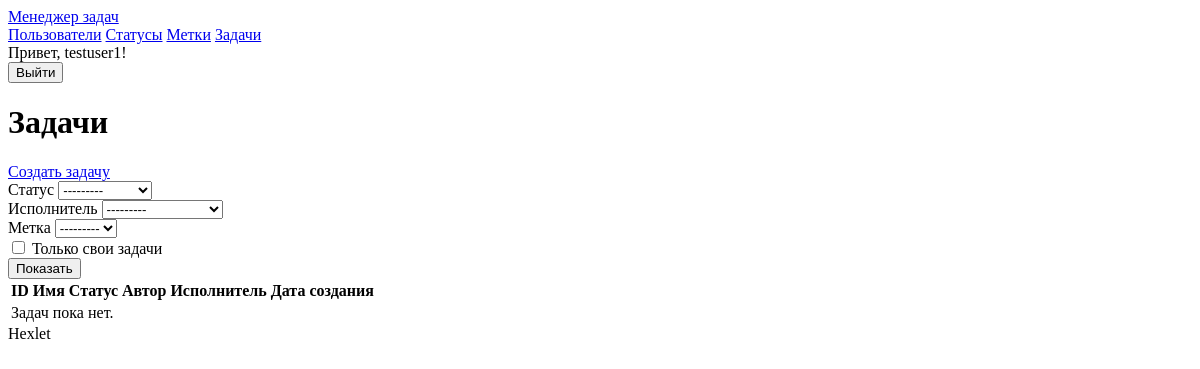
/tasks/ (signed in), run on an earlier commit of the app's database.
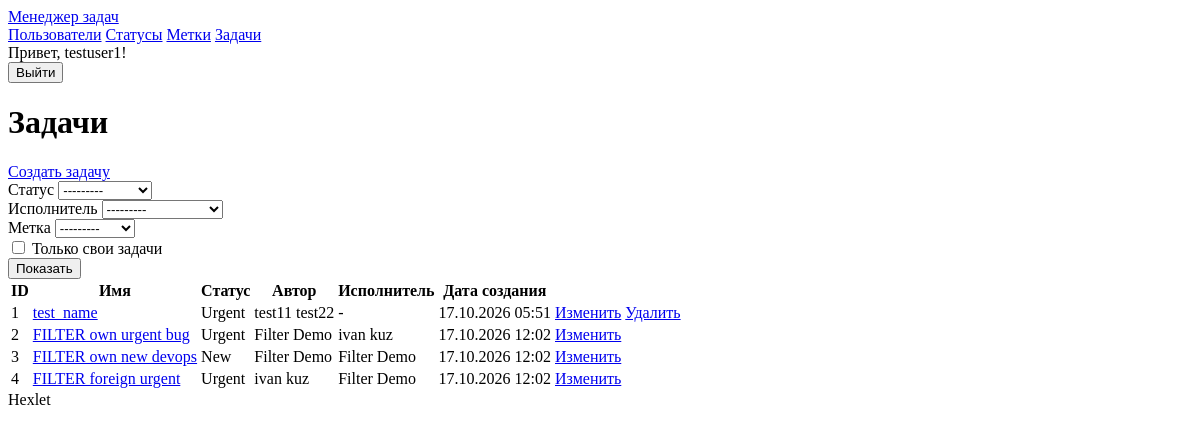
And on a later commit of the database.
### task_manager/users/models.py (models this page shows)
class User(AbstractUser):
    pass

### task_manager/tasks/models.py (models this page shows, shortened)
class Task(models.Model):
    name = models.CharField(
        max_length=100,
        unique=True,
        verbose_name=_('Name'),
        error_messages={'unique': _('Task with this Name already exists')},
    )
    description = models.TextField(blank=True, verbose_name=_('Description'))
    reporter = models.ForeignKey(
        settings.AUTH_USER_MODEL,
        on_delete=models.PROTECT,
        related_name='reported_tasks',
        verbose_name=_('Reporter'),
    )
    assignee = models.ForeignKey(
        settings.AUTH_USER_MODEL,
        on_delete=models.PROTECT,
        blank=True,
        null=True,
        related_name='assigned_tasks',
        verbose_name=_('Assignee'),
    )
    status = models.ForeignKey(
        Status,
        on_delete=models.PROTECT,
        related_name='tasks',
        verbose_name=_('Status'),
    )
    labels = models.ManyToManyField(
        Label, blank=True, related_name='tasks', verbose_name=_('Labels')
    )
    created_at = models.DateTimeField(auto_now_add=True)
    updated_at = models.DateTimeField(auto_now=True)
    class Meta:
        verbose_name = _('Task')
        verbose_name_plural = _('Tasks')

### task_manager/statuses/models.py (models this page shows, shortened)
class Status(models.Model):
    name = models.CharField(max_length=255, unique=True)
    is_default = models.BooleanField(
        default=False,
        verbose_name=_('Default'),
        help_text=_('This status is preselected when a task is created'),
    )
    created_at = models.DateTimeField(auto_now_add=True)
    updated_at = models.DateTimeField(auto_now=True)
    class Meta:
        constraints = [
            models.UniqueConstraint(
                fields=['is_default'],
                condition=Q(is_default=True),
                name='unique_default_status',
                violation_error_message=_('Only one status can be default'),
            ),
        ]
    def __str__(self):
        return self.name

### task_manager/tasks/views.py (the view)
# urls.py: path('', TaskListView.as_view(), name='tasks'),
class TaskListView(LoginRequiredMixin, FilterView):
    template_name = 'tasks/index.html'
    context_object_name = 'tasks'
    filterset_class = TaskFilter
    def get_queryset(self):
        return Task.objects.select_related(
            'status', 'reporter', 'assignee'
        ).order_by('created_at')

### task_manager/labels/models.py (called while the page is built)
    def __str__(self):
        return self.name

### task_manager/tasks/templates/tasks/index.html (shortened to what this page needs)
{% extends 'base.html' %}
{% load i18n %}
{% block content %}
<div class="max-w-6xl mx-auto">
    <div class="flex items-center justify-between mb-6">
        <h1 class="text-3xl font-bold text-gray-900">{% trans "Tasks" %}</h1>
        <a href="{% url 'task_create' %}" class="inline-block bg-blue-600 hover:bg-blue-700 text-white font-medium px-4 py-2 rounded-md">
            {% trans "Create task" %}
        </a>
    </div>
    <form method="get" class="mb-6 rounded-md border border-gray-200 bg-white p-4 shadow-sm">
        <div class="grid gap-4 sm:grid-cols-2 lg:grid-cols-4">
            <div>
                <label for="{{ filter.form.status.id_for_label }}" class="mb-1 block text-sm font-medium text-gray-700">
                    {{ filter.form.status.label }}
                </label>
                {{ filter.form.status }}
            </div>
            <div>
                <label for="{{ filter.form.executor.id_for_label }}" class="mb-1 block text-sm font-medium text-gray-700">
                    {{ filter.form.executor.label }}
                </label>
                {{ filter.form.executor }}
            </div>
            <div>
                <label for="{{ filter.form.label.id_for_label }}" class="mb-1 block text-sm font-medium text-gray-700">
                    {{ filter.form.label.label }}
                </label>
                {{ filter.form.label }}
            </div>
            <div class="flex items-end">
                <label class="flex items-center gap-2 text-sm text-gray-700">
                    {{ filter.form.self_tasks }}
                    <span>{{ filter.form.self_tasks.label }}</span>
                </label>
            </div>
        </div>
        <div class="mt-4">
            <button type="submit" class="inline-block bg-blue-600 hover:bg-blue-700 text-white font-medium px-4 py-2 rounded-md">
                {% trans "Show" %}
            </button>
        </div>
    </form>
    <div class="overflow-hidden rounded-md border border-gray-200 bg-white shadow-sm">
        <div class="overflow-x-auto">
            <table class="min-w-full border-collapse">
                <thead class="bg-gray-50">
                    <tr>
                        <th scope="col" class="px-4 py-3 text-left text-sm font-medium text-gray-700">ID</th>
                        <th scope="col" class="px-4 py-3 text-left text-sm font-medium text-gray-700">{% trans "Name" %}</th>
                        <th scope="col" class="px-4 py-3 text-left text-sm font-medium text-gray-700">{% trans "Status" %}</th>
                        <th scope="col" class="px-4 py-3 text-left text-sm font-medium text-gray-700">{% trans "Reporter" %}</th>
                        <th scope="col" class="px-4 py-3 text-left text-sm font-medium text-gray-700">{% trans "Assignee" %}</th>
                        <th scope="col" class="px-4 py-3 text-left text-sm font-medium text-gray-700">{% trans "Created" %}</th>
                        <th scope="col" class="px-4 py-3 text-right text-sm font-medium text-gray-700">&nbsp;</th>
                    </tr>
                </thead>
                <tbody class="divide-y divide-gray-200 bg-white">
                    {% for task in tasks %}
                        <tr class="hover:bg-gray-50">
                            <td class="px-4 py-3 text-sm text-gray-900">{{ task.id }}</td>
                            <td class="px-4 py-3 text-sm text-gray-900">
                                <a href="{% url 'task_detail' task.id %}" class="text-blue-600 hover:text-blue-800">{{ task.name }}</a>
                            </td>
                            <td class="px-4 py-3 text-sm text-gray-900">{{ task.status.name }}</td>
                            <td class="px-4 py-3 text-sm text-gray-900">{{ task.reporter.get_full_name|default:task.reporter.username }}</td>
                            <td class="px-4 py-3 text-sm text-gray-900">
                                {% if task.assignee %}
                                    {{ task.assignee.get_full_name|default:task.assignee.username }}
                                {% else %}
                                    -
                                {% endif %}
                            </td>
                            <td class="px-4 py-3 text-sm text-gray-900">{{ task.created_at|date:"d.m.Y H:i" }}</td>
                            <td class="px-4 py-3 text-right text-sm">
                                <div class="flex flex-col items-end space-y-1">
                                    <a href="{% url 'task_update' task.id %}" class="text-blue-600 hover:text-blue-800">{% trans "Edit" %}</a>
                                    {% if request.user == task.reporter %}
                                        <a href="{% url 'task_delete' task.id %}" class="text-red-600 hover:text-red-800">{% trans "Delete" %}</a>
                                    {% endif %}
                                </div>
                            </td>
                        </tr>
                    {% empty %}
                        <tr>
                            <td colspan="7" class="px-4 py-6 text-center text-sm text-gray-500">{% trans "No tasks yet." %}</td>
                        </tr>
                    {% endfor %}
                </tbody>
            </table>
        </div>
    </div>
</div>
{% endblock %}

### templates/base.html (shortened to what this page needs)
{% load i18n %}
{% get_current_language as LANGUAGE_CODE %}
<!DOCTYPE html>
{% load tailwind_cli %}
<html lang="{{ LANGUAGE_CODE|default:'en' }}">
<head>
</head>
<body class="bg-gray-50 min-h-screen flex flex-col">
    <header class="bg-white border-b">
        <div class="container mx-auto px-4">
            <div class="flex items-center justify-between h-16">
                <div class="flex items-center space-x-6">
                    <a href="{% url 'index' %}" class="text-lg font-semibold text-gray-900">{% trans "Task manager" %}</a>
                    <nav class="hidden sm:flex space-x-4 text-sm">
                        <a href="{% url 'users' %}" class="text-gray-600 hover:text-gray-900">{% trans "Users" %}</a>
                        {% if user.is_authenticated %}
                        <a href="{% url 'statuses' %}" class="text-gray-600 hover:text-gray-900">{% trans "Statuses" %}</a>
                        <a href="{% url 'labels' %}" class="text-gray-600 hover:text-gray-900">{% trans "Labels" %}</a>
                        <a href="{% url 'tasks' %}" class="text-gray-600 hover:text-gray-900">{% trans "Tasks" %}</a>
                        {% endif %}
                    </nav>
                </div>
                <div class="text-sm space-x-4">
                    {% if user.is_authenticated %}
                        <span class="text-gray-700">{% trans "Hello" %}, {{ user.username }}!</span>
                        <form method="post" action="{% url 'logout' %}" class="inline">
                            <button type="submit" class="text-gray-700 hover:text-gray-900 bg-transparent border-0 p-0 cursor-pointer">{% trans "Sign out" %}</button>
                        </form>
                    {% else %}
                        <a href="{% url 'login' %}" class="text-gray-700 hover:text-gray-900">{% trans "Sign in" %}</a>
                        <a href="{% url 'create' %}" class="text-gray-700 hover:text-gray-900">{% trans "Sign up" %}</a>
                    {% endif %}
                </div>
            </div>
        </div>
    </header>
<div class="flex-1 flex flex-col">
    <main class="flex-1">
        <div class="container mx-auto px-4 py-10">
            {% block content %}{% endblock %}
        </div>
    </main>
    <footer class="border-t bg-white">
        <div class="container mx-auto px-4 py-6">
            <div class="text-sm text-gray-600">Hexlet</div>
        </div>
    </footer>
</body>
</html>

What changed in the data, as far as the page shows it:
added Task: id "1", name "test_name", status.name "Urgent", reporter.get_full_name "test11 test22", created_at "17.10.2026 05:51"
added Task: id "2", name "FILTER own urgent bug", status.name "Urgent", reporter.get_full_name "Filter Demo", assignee.get_full_name "ivan kuz", created_at "17.10.2026 12:02"
added Task: id "3", name "FILTER own new devops", status.name "New", reporter.get_full_name "Filter Demo", assignee.get_full_name "Filter Demo", created_at "17.10.2026 12:02"
added Task: id "4", name "FILTER foreign urgent", status.name "Urgent", reporter.get_full_name "ivan kuz", assignee.get_full_name "Filter Demo", created_at "17.10.2026 12:02"
Also different on the page:
text no longer shown: "Задач пока нет."
